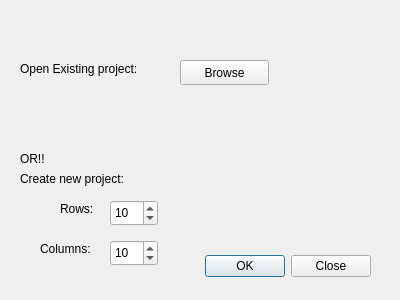
<?xml version="1.0" encoding="UTF-8"?>
<ui version="4.0">
 <class>SizeDialog</class>
 <widget class="QDialog" name="SizeDialog">
  <property name="geometry">
   <rect>
    <x>0</x>
    <y>0</y>
    <width>400</width>
    <height>300</height>
   </rect>
  </property>
  <property name="sizePolicy">
   <sizepolicy hsizetype="Fixed" vsizetype="Fixed">
    <horstretch>0</horstretch>
    <verstretch>0</verstretch>
   </sizepolicy>
  </property>
  <property name="minimumSize">
   <size>
    <width>400</width>
    <height>300</height>
   </size>
  </property>
  <property name="maximumSize">
   <size>
    <width>400</width>
    <height>300</height>
   </size>
  </property>
  <property name="windowTitle">
   <string>Grid Size!</string>
  </property>
  <property name="sizeGripEnabled">
   <bool>false</bool>
  </property>
  <widget class="QDialogButtonBox" name="buttonBox">
   <property name="geometry">
    <rect>
     <x>180</x>
     <y>250</y>
     <width>191</width>
     <height>32</height>
    </rect>
   </property>
   <property name="orientation">
    <enum>Qt::Horizontal</enum>
   </property>
   <property name="standardButtons">
    <set>QDialogButtonBox::Close|QDialogButtonBox::Ok</set>
   </property>
  </widget>
  <widget class="QSpinBox" name="spinBox">
   <property name="geometry">
    <rect>
     <x>110</x>
     <y>200</y>
     <width>48</width>
     <height>26</height>
    </rect>
   </property>
   <property name="minimum">
    <number>2</number>
   </property>
   <property name="maximum">
    <number>20</number>
   </property>
   <property name="value">
    <number>10</number>
   </property>
  </widget>
  <widget class="QSpinBox" name="spinBox_2">
   <property name="geometry">
    <rect>
     <x>110</x>
     <y>240</y>
     <width>48</width>
     <height>26</height>
    </rect>
   </property>
   <property name="minimum">
    <number>2</number>
   </property>
   <property name="maximum">
    <number>20</number>
   </property>
   <property name="value">
    <number>10</number>
   </property>
  </widget>
  <widget class="QLabel" name="label">
   <property name="geometry">
    <rect>
     <x>60</x>
     <y>200</y>
     <width>51</width>
     <height>17</height>
    </rect>
   </property>
   <property name="text">
    <string>Rows:</string>
   </property>
  </widget>
  <widget class="QLabel" name="label_2">
   <property name="geometry">
    <rect>
     <x>40</x>
     <y>240</y>
     <width>71</width>
     <height>17</height>
    </rect>
   </property>
   <property name="text">
    <string>Columns:</string>
   </property>
  </widget>
  <widget class="QLabel" name="label_3">
   <property name="geometry">
    <rect>
     <x>20</x>
     <y>170</y>
     <width>161</width>
     <height>17</height>
    </rect>
   </property>
   <property name="text">
    <string>Create new project:</string>
   </property>
  </widget>
  <widget class="QLabel" name="label_4">
   <property name="geometry">
    <rect>
     <x>20</x>
     <y>60</y>
     <width>171</width>
     <height>17</height>
    </rect>
   </property>
   <property name="text">
    <string>Open Existing project:</string>
   </property>
  </widget>
  <widget class="QLabel" name="label_5">
   <property name="geometry">
    <rect>
     <x>20</x>
     <y>150</y>
     <width>67</width>
     <height>17</height>
    </rect>
   </property>
   <property name="text">
    <string>OR!!</string>
   </property>
  </widget>
  <widget class="QPushButton" name="pushButton">
   <property name="geometry">
    <rect>
     <x>180</x>
     <y>60</y>
     <width>89</width>
     <height>25</height>
    </rect>
   </property>
   <property name="text">
    <string>Browse</string>
   </property>
  </widget>
 </widget>
 <resources/>
 <connections>
  <connection>
   <sender>buttonBox</sender>
   <signal>accepted()</signal>
   <receiver>SizeDialog</receiver>
   <slot>accept()</slot>
   <hints>
    <hint type="sourcelabel">
     <x>248</x>
     <y>254</y>
    </hint>
    <hint type="destinationlabel">
     <x>157</x>
     <y>274</y>
    </hint>
   </hints>
  </connection>
  <connection>
   <sender>buttonBox</sender>
   <signal>rejected()</signal>
   <receiver>SizeDialog</receiver>
   <slot>reject()</slot>
   <hints>
    <hint type="sourcelabel">
     <x>316</x>
     <y>260</y>
    </hint>
    <hint type="destinationlabel">
     <x>286</x>
     <y>274</y>
    </hint>
   </hints>
  </connection>
 </connections>
</ui>
